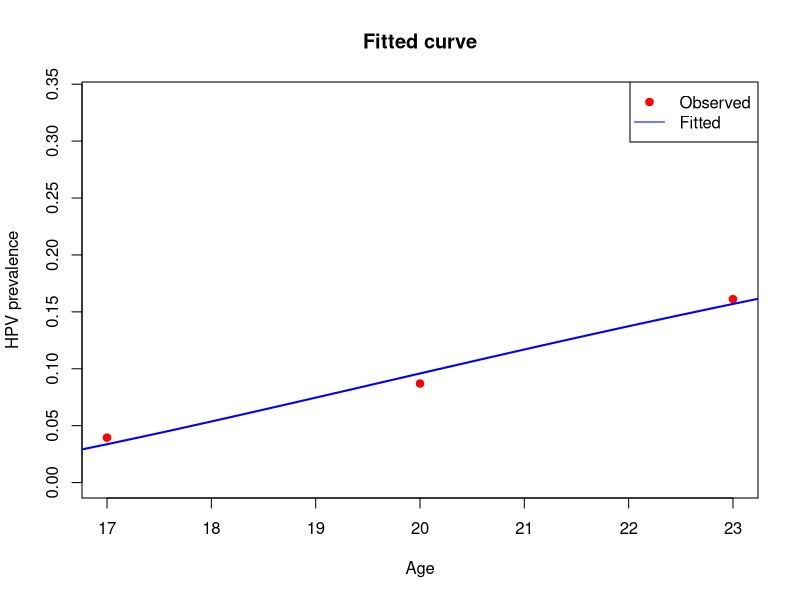

The R source for this figure:
x <- c(17, 20, 23)               
n_total <- c(1063, 1310, 1346)      
y_infected <- c(42, 114, 217)  

x0 <- 15                           
n_power <- 2                        
f_model <- function(x, A, B, C) {
  d <- x - x0
  B + (A * d^n_power - B) * exp(-C * d)
}

neg_log_likelihood <- function(par) {
  A <- par[1]
  B <- par[2]
  C <- par[3]
  
  p <- f_model(x, A, B, C)
  p <- pmax(pmin(p, 1 - 1e-6), 1e-6)  
  
  -sum(y_infected * log(p) + (n_total - y_infected) * log(1 - p))
}

result <- optim(
  par = c(0.01, 0.1, 0.1),       
  fn = neg_log_likelihood,      
  method = "BFGS"
)

curve_x <- seq(14, 35, length.out = 200)
fitted_p <- f_model(curve_x, result$par[1], result$par[2], result$par[3])

plot(x, y_infected / n_total, col = "red", pch = 19,
     ylim = c(0, max(y_infected / n_total, fitted_p) + 0.05),
     xlab = "Age", ylab = "HPV prevalence",
     main = "Fitted curve")
lines(curve_x, fitted_p, col = "blue", lwd = 2)
legend("topright", legend = c("Observed", "Fitted"),
       col = c("red", "blue"), pch = c(19, NA), lty = c(NA, 1))
